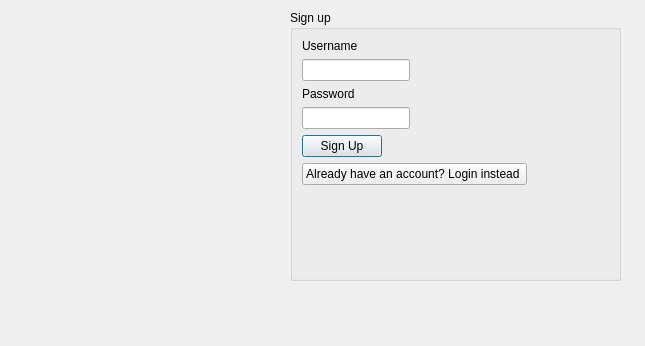
<?xml version="1.0" encoding="UTF-8"?>
<ui version="4.0">
 <class>Sign_Up</class>
 <widget class="QDialog" name="Sign_Up">
  <property name="geometry">
   <rect>
    <x>0</x>
    <y>0</y>
    <width>645</width>
    <height>346</height>
   </rect>
  </property>
  <property name="windowTitle">
   <string>Dialog</string>
  </property>
  <widget class="QGroupBox" name="groupBox">
   <property name="geometry">
    <rect>
     <x>290</x>
     <y>10</y>
     <width>331</width>
     <height>271</height>
    </rect>
   </property>
   <property name="title">
    <string>Sign up</string>
   </property>
   <layout class="QFormLayout" name="formLayout">
    <item row="0" column="0">
     <widget class="QLabel" name="label">
      <property name="text">
       <string>Username</string>
      </property>
     </widget>
    </item>
    <item row="1" column="0">
     <widget class="QLineEdit" name="lineEdit_usernme"/>
    </item>
    <item row="2" column="0">
     <widget class="QLabel" name="label_3">
      <property name="text">
       <string>Password</string>
      </property>
     </widget>
    </item>
    <item row="3" column="0">
     <widget class="QLineEdit" name="lineEdit_password"/>
    </item>
    <item row="4" column="0">
     <widget class="QPushButton" name="pushButton_signup">
      <property name="text">
       <string>Sign Up</string>
      </property>
     </widget>
    </item>
    <item row="5" column="0">
     <widget class="QPushButton" name="pushButton_login">
      <property name="text">
       <string>Already have an account? Login instead </string>
      </property>
     </widget>
    </item>
   </layout>
  </widget>
  <widget class="QLabel" name="label_pic">
   <property name="geometry">
    <rect>
     <x>22</x>
     <y>10</y>
     <width>241</width>
     <height>311</height>
    </rect>
   </property>
   <property name="text">
    <string/>
   </property>
  </widget>
 </widget>
 <resources/>
 <connections/>
</ui>
